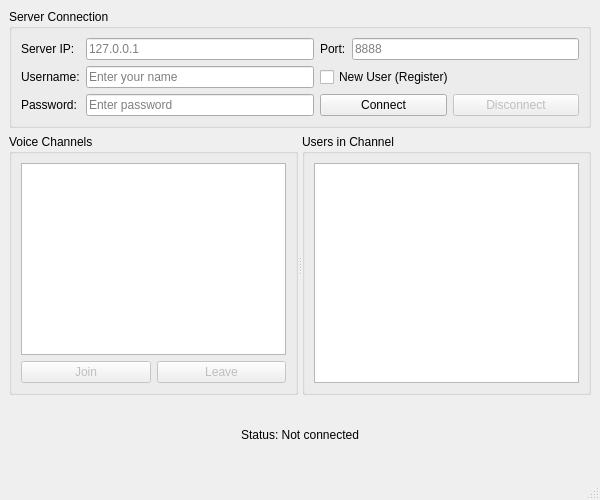
<?xml version="1.0" encoding="UTF-8"?>
<ui version="4.0">
 <class>MainWindow</class>
 <widget class="QMainWindow" name="MainWindow">
  <property name="geometry">
   <rect>
    <x>0</x>
    <y>0</y>
    <width>600</width>
    <height>500</height>
   </rect>
  </property>
  <property name="windowTitle">
   <string>VoicePhone</string>
  </property>
  <widget class="QWidget" name="centralwidget">
   <layout class="QVBoxLayout" name="verticalLayout">
    <item>
     <widget class="QGroupBox" name="connectionGroup">
      <property name="title">
       <string>Server Connection</string>
      </property>
      <layout class="QGridLayout" name="gridLayout">
       <item row="0" column="0">
        <widget class="QLabel" name="serverLabel">
         <property name="text">
          <string>Server IP:</string>
         </property>
        </widget>
       </item>
       <item row="0" column="1">
        <widget class="QLineEdit" name="serverIpEdit">
         <property name="placeholderText">
          <string>127.0.0.1</string>
         </property>
        </widget>
       </item>
       <item row="0" column="2">
        <widget class="QLabel" name="portLabel">
         <property name="text">
          <string>Port:</string>
         </property>
        </widget>
       </item>
       <item row="0" column="3">
        <widget class="QLineEdit" name="serverPortEdit">
         <property name="placeholderText">
          <string>8888</string>
         </property>
         <property name="maximumWidth">
          <number>80</number>
         </property>
        </widget>
       </item>
       <item row="1" column="0">
        <widget class="QLabel" name="usernameLabel">
         <property name="text">
          <string>Username:</string>
         </property>
        </widget>
       </item>
       <item row="1" column="1">
        <widget class="QLineEdit" name="usernameEdit">
         <property name="placeholderText">
          <string>Enter your name</string>
         </property>
        </widget>
       </item>
       <item row="2" column="0">
        <widget class="QLabel" name="passwordLabel">
         <property name="text">
          <string>Password:</string>
         </property>
        </widget>
       </item>
       <item row="2" column="1">
        <widget class="QLineEdit" name="passwordEdit">
         <property name="echoMode">
          <enum>QLineEdit::Password</enum>
         </property>
         <property name="placeholderText">
          <string>Enter password</string>
         </property>
        </widget>
       </item>
       <item row="1" column="2" colspan="2">
        <widget class="QCheckBox" name="registerCheckbox">
         <property name="text">
          <string>New User (Register)</string>
         </property>
        </widget>
       </item>
       <item row="2" column="2" colspan="2">
        <layout class="QHBoxLayout" name="horizontalLayout">
         <item>
          <widget class="QPushButton" name="connectButton">
           <property name="text">
            <string>Connect</string>
           </property>
          </widget>
         </item>
         <item>
          <widget class="QPushButton" name="disconnectButton">
           <property name="text">
            <string>Disconnect</string>
           </property>
           <property name="enabled">
            <bool>false</bool>
           </property>
          </widget>
         </item>
        </layout>
       </item>
      </layout>
     </widget>
    </item>
    <item>
     <widget class="QSplitter" name="splitter">
      <property name="orientation">
       <enum>Qt::Horizontal</enum>
      </property>
      <widget class="QGroupBox" name="channelsGroup">
       <property name="title">
        <string>Voice Channels</string>
       </property>
       <layout class="QVBoxLayout" name="verticalLayout_2">
        <item>
         <widget class="QListWidget" name="channelListWidget"/>
        </item>
        <item>
         <layout class="QHBoxLayout" name="horizontalLayout_2">
          <item>
           <widget class="QPushButton" name="joinChannelButton">
            <property name="text">
             <string>Join</string>
            </property>
            <property name="enabled">
             <bool>false</bool>
            </property>
           </widget>
          </item>
          <item>
           <widget class="QPushButton" name="leaveChannelButton">
            <property name="text">
             <string>Leave</string>
            </property>
            <property name="enabled">
             <bool>false</bool>
            </property>
           </widget>
          </item>
         </layout>
        </item>
       </layout>
      </widget>
      <widget class="QGroupBox" name="usersGroup">
       <property name="title">
        <string>Users in Channel</string>
       </property>
       <layout class="QVBoxLayout" name="verticalLayout_3">
        <item>
         <widget class="QListWidget" name="userListWidget"/>
        </item>
       </layout>
      </widget>
     </widget>
    </item>
    <item>
     <widget class="QLabel" name="statusLabel">
      <property name="text">
       <string>Status: Not connected</string>
      </property>
      <property name="alignment">
       <set>Qt::AlignCenter</set>
      </property>
     </widget>
    </item>
   </layout>
  </widget>
  <widget class="QMenuBar" name="menubar">
   <property name="geometry">
    <rect>
     <x>0</x>
     <y>0</y>
     <width>600</width>
     <height>22</height>
    </rect>
   </property>
  </widget>
  <widget class="QStatusBar" name="statusbar"/>
 </widget>
 <resources/>
 <connections/>
</ui>
